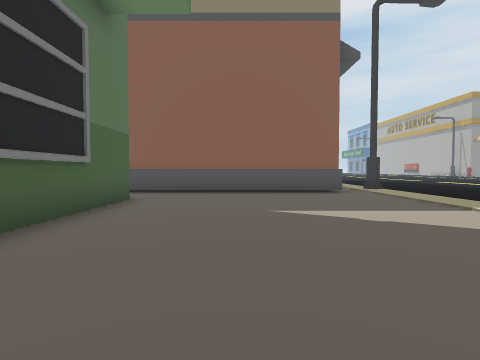
view 1 (above)

20 first-person views from a walk through a Unity game level. The camera is 1.4 m above the floor, tilts 2° down and sees 80° across. The floor is counted in squares, 2 m on a side. Each view is taken from the middle of a square. On the plan, view 1 faces up. The plan holds only what a view shows up to about 10 squares ahead; the rest is blank. The place goes on beyond the plan. The player is left out.

view 2
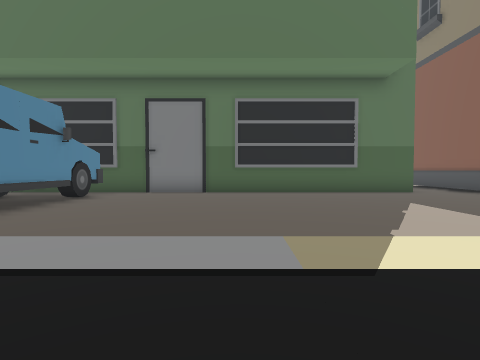

view 3
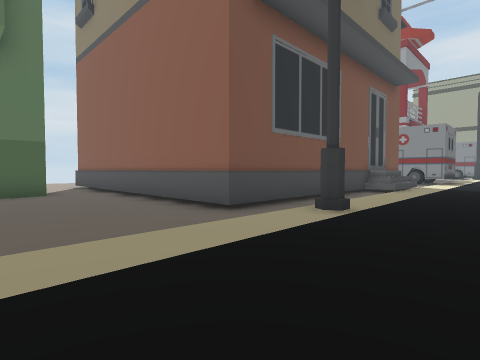

view 4
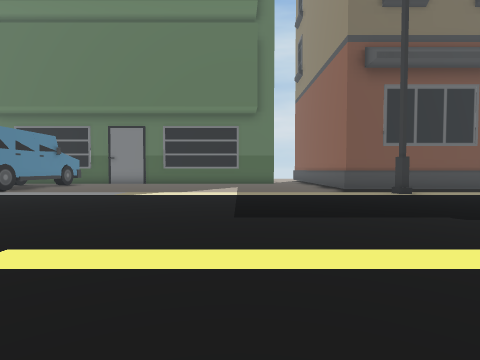

view 5
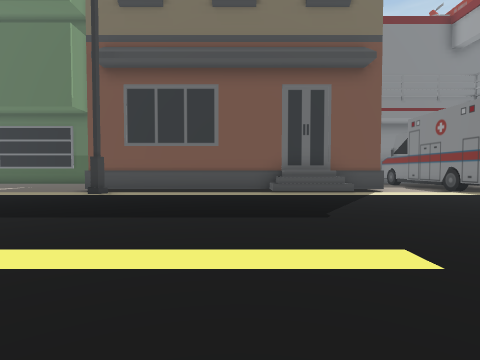

view 6
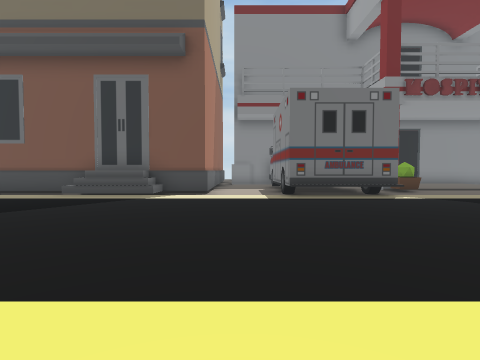

view 7
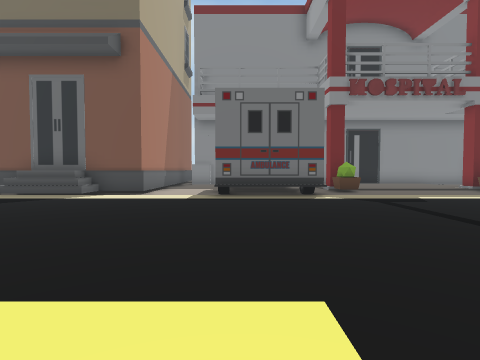

view 8
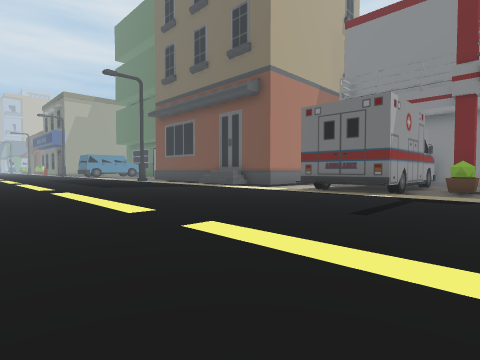

view 9
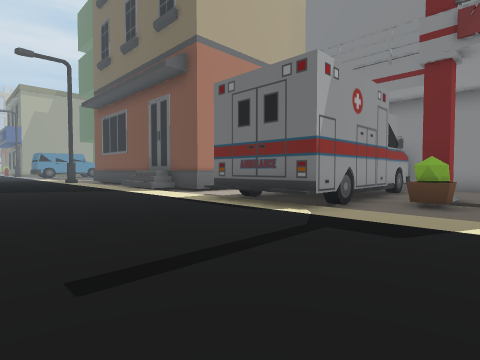

view 10
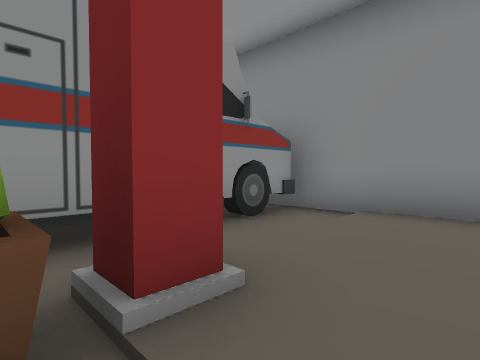

view 11
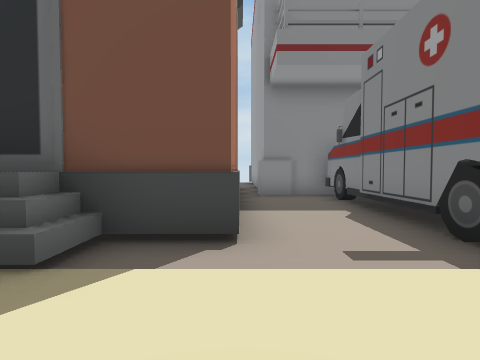

view 12
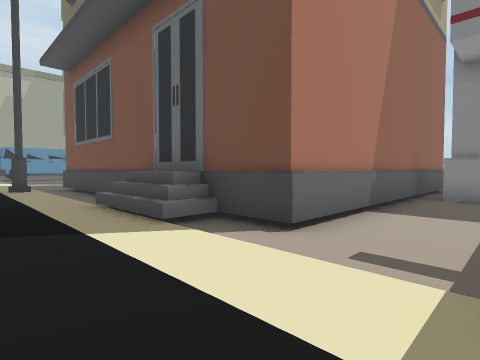

view 13
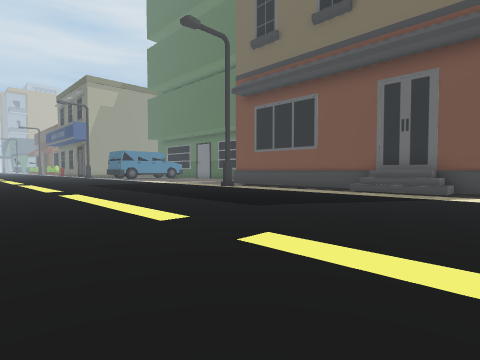

view 14
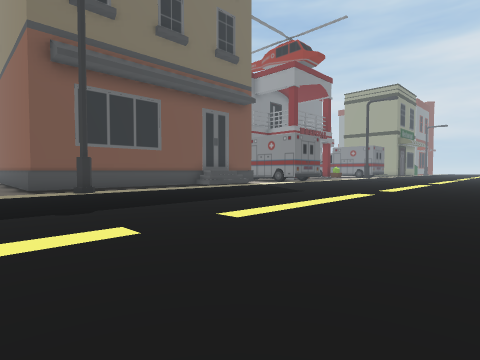

view 15
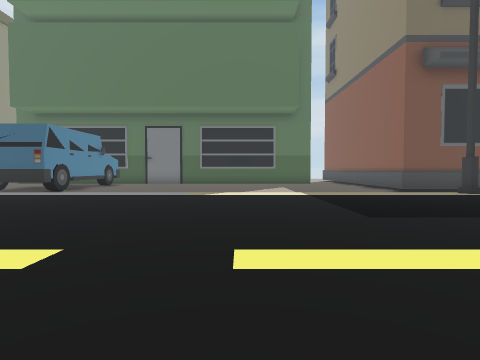

view 16
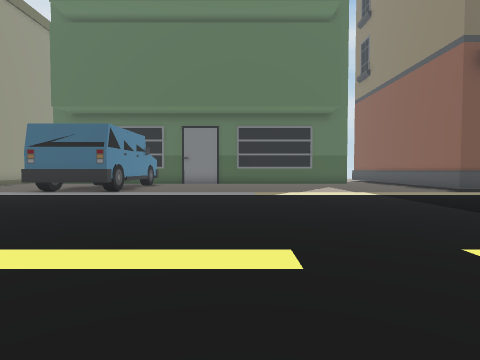

view 17
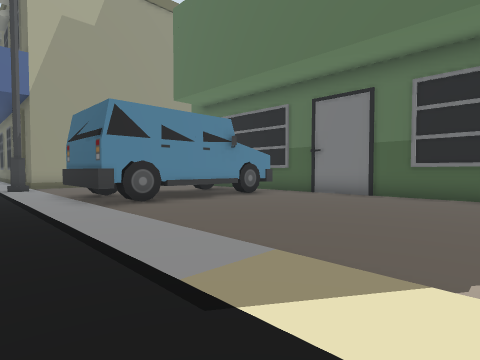

view 18
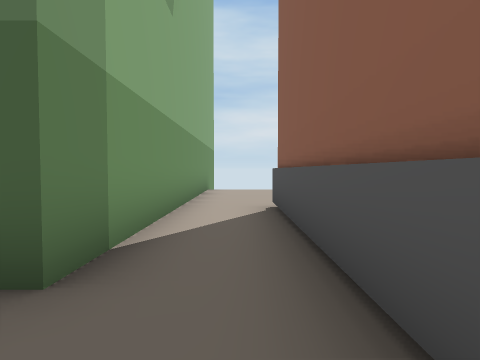

view 19
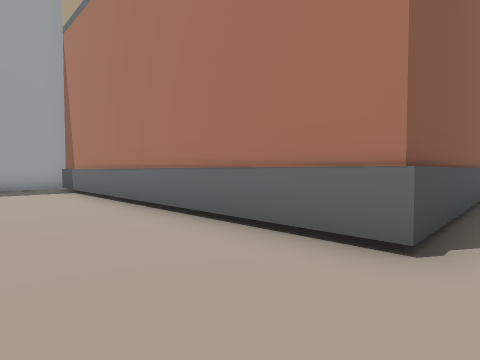

view 20
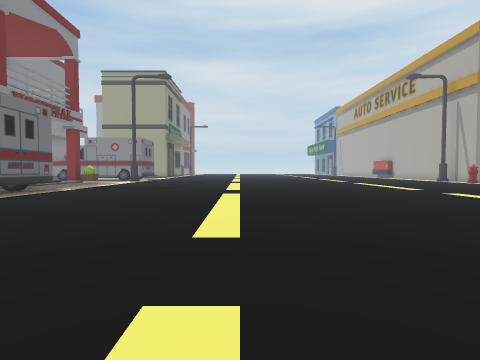

### Floor plan
Points are (right, up) in squares from view 1. A wall is a line through its corners. A room is listed if a view was taken in it or the views show most of it. See-through windows are left out.
Room 1 (views 1, 2, 3, 4, 5, 6, 7, 8, 9, 10, 11, 12, 13, 14, 15, 16, 17, 18, 20)
walls: (4.9, 9.8) (4.4, 9.5); (3.4, 21.7) (3.4, 21.2); (4.3, 24.4) (4.3, 21.3) (0.2, 21.3); (0.1, 21.3) (-2.3, 21.3); (3.4, -3.3) (3.4, -3.8); (-2.4, 20.6) (-2.4, 19.5); (0.5, 24.3) (4.7, 24.3); (2.5, 26.1) (2.5, 25.3); (2, 26) (2.3, 25.9) (2.6, 25.5) (2, 25.3); (-2.6, 21.9) (-2.6, 20.5); (0.9, 25.8) (1.5, 25.8) (1.5, 25.2); (-0.3, -3.2) (-0.3, -3.8); (-6.6, 6.9) (-2.6, 6.9) (-2.6, -4.1); (-1.5, -3.1) (-1.5, -3.6); (-6.1, 19) (3.1, 19) (3.1, 8.6) (-6.4, 8.6); (-1.9, -3.3) (3.9, -3.3) (3.9, -4.5)
low walls: (3, 17.6) (4.1, 17.6); (4.7, 24.3) (4.7, 21.2); (3.4, 24.4) (3.4, 23.9); (2.5, 25.3) (2, 25.3); (1.8, 25.8) (2.4, 25.8)
ways out: opening at (-6, 8) to room 2; opening at (1.5, 25); opening at (1.5, 27)
Room 2 (view 19)
walls: (-6.4, 8.6) (-6.4, 19); (-6.5, 19.7) (-8, 19.7); (-10.8, 6.9) (-6.6, 6.9)
ways out: opening at (-6, 8) to room 1

Positions as (right, up) in squares from view 1, and headings:
1: (0, 0), facing up
2: (7, 1), facing left
3: (7, 5), facing up-left
4: (13, 5), facing left
5: (13, 14), facing left
6: (12, 20), facing left
7: (12, 22), facing left
8: (13, 27), facing down-left
9: (9, 27), facing down-left
10: (2, 27), facing down-left
11: (6, 19), facing left
12: (6, 21), facing down-left
13: (13, 19), facing down-left
14: (14, 7), facing up-left
15: (13, 3), facing left
16: (13, 1), facing left
17: (6, 3), facing down-left
18: (-1, 8), facing left
19: (-9, 8), facing up-right
20: (11, 14), facing up
